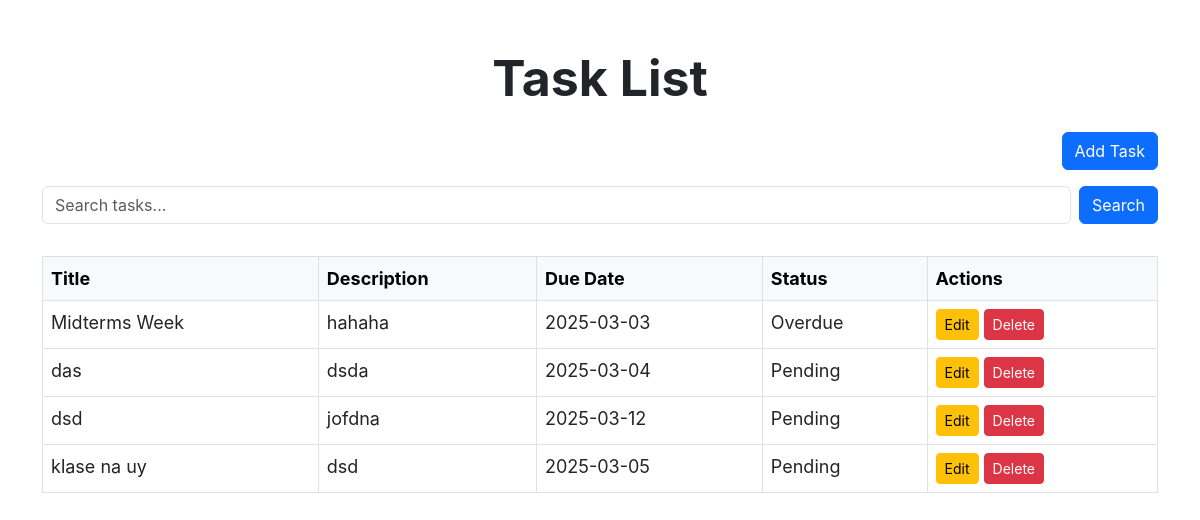
The page / on the database its author committed.
### tasks/models.py (models this page shows, shortened)
class Task(models.Model):
    STATUS_CHOICES = [
        ('Pending', 'Pending'),
        ('Overdue', 'Overdue'),
        ('Completed', 'Completed'),
    ]
    title = models.CharField(max_length=100)
    description = models.TextField(blank=True, null=True)
    due_date = models.DateField()
    status = models.CharField(max_length=20, choices=STATUS_CHOICES, default='Pending')

### tasks/views.py (the view)
# urls.py: path('', views.task_list, name='task_list'),
def task_list(request):
    query = request.GET.get("q", "")
    if query:
        tasks = Task.objects.filter(title__icontains=query)
    else:
        tasks = Task.objects.all()
    form = TaskForm()
    return render(request, "tasks/task_list.html", {"tasks": tasks, "form": form, "query": query})

### tasks/forms.py
class TaskForm(forms.ModelForm):
    class Meta:
        model = Task
        fields = ['title', 'description', 'due_date']
        widgets = {
            'due_date': forms.DateInput(attrs={'type': 'date'}),
        }

### tasks/templates/tasks/task_list.html (shortened to what this page needs)
{% load static %}
<!DOCTYPE html>
<html lang="en">
<head>
    <link rel="stylesheet" href="https://cdn.jsdelivr.net/npm/bootstrap@5.3.0/dist/css/bootstrap.min.css">
</head>
<body>
    <div class="container mt-5">
        <h2 class="mb-4 fw-bold text-center">Task List</h2>
        <div class="d-flex justify-content-end mb-3">
            <button class="btn btn-primary" data-bs-toggle="modal" data-bs-target="#taskModal">Add Task</button>
        </div>
        <form method="GET" action="" class="d-flex mb-3">
            <input type="text" name="q" class="form-control me-2" placeholder="Search tasks..." value="{{ query }}">
            <button type="submit" class="btn btn-primary">Search</button>
        </form>
        <div class="table-responsive">
            <table class="table table-bordered mt-3">
                <thead class="table-light">
                    <tr>
                        <th>Title</th>
                        <th>Description</th>
                        <th>Due Date</th>
                        <th>Status</th>
                        <th>Actions</th>
                    </tr>
                </thead>
                <tbody>
                    {% for task in tasks %}
                    <tr>
                        <td>{{ task.title }}</td>
                        <td>{{ task.description }}</td>
                        <td>{{ task.due_date|date:"Y-m-d" }}</td>
                        <td>{{ task.status }}</td>
                        <td>
                            <button class="btn btn-warning btn-sm edit-task"
                                data-id="{{ task.id }}"
                                data-title="{{ task.title }}"
                                data-description="{{ task.description }}"
                                data-due_date="{{ task.due_date|date:'Y-m-d' }}">Edit</button>
                            <button class="btn btn-danger btn-sm delete-task"
                                data-id="{{ task.id }}"
                                data-title="{{ task.title }}">Delete</button>
                        </td>
                    </tr>
                    {% empty %}
                    <tr>
                        <td colspan="5" class="text-center">No tasks found.</td>
                    </tr>
                    {% endfor %}
                </tbody>
            </table>
        </div>
    </div>
</body>
</html>

### tasks/templates/tasks/task_list.html (style rules this page uses)
body { font-family: -apple-system, BlinkMacSystemFont, "San Francisco", "Helvetica Neue", Helvetica, Arial, sans-serif; animation: backgroundChange 3s ease-in-out infinite alternate; }
h2 { font-weight: bold; font-size: 50px; animation: textGlow 2s ease-in-out infinite alternate; }
table { width: 100%; font-size: 18px; }
th, td { padding: 15px; }

### rows shown on the page
Task: title "Midterms Week", description "hahaha", due_date "2025-03-03", status "Overdue"
Task: title "das", description "dsda", due_date "2025-03-04", status "Pending"
Task: title "dsd", description "jofdna", due_date "2025-03-12", status "Pending"
Task: title "klase na uy", description "dsd", due_date "2025-03-05", status "Pending"
